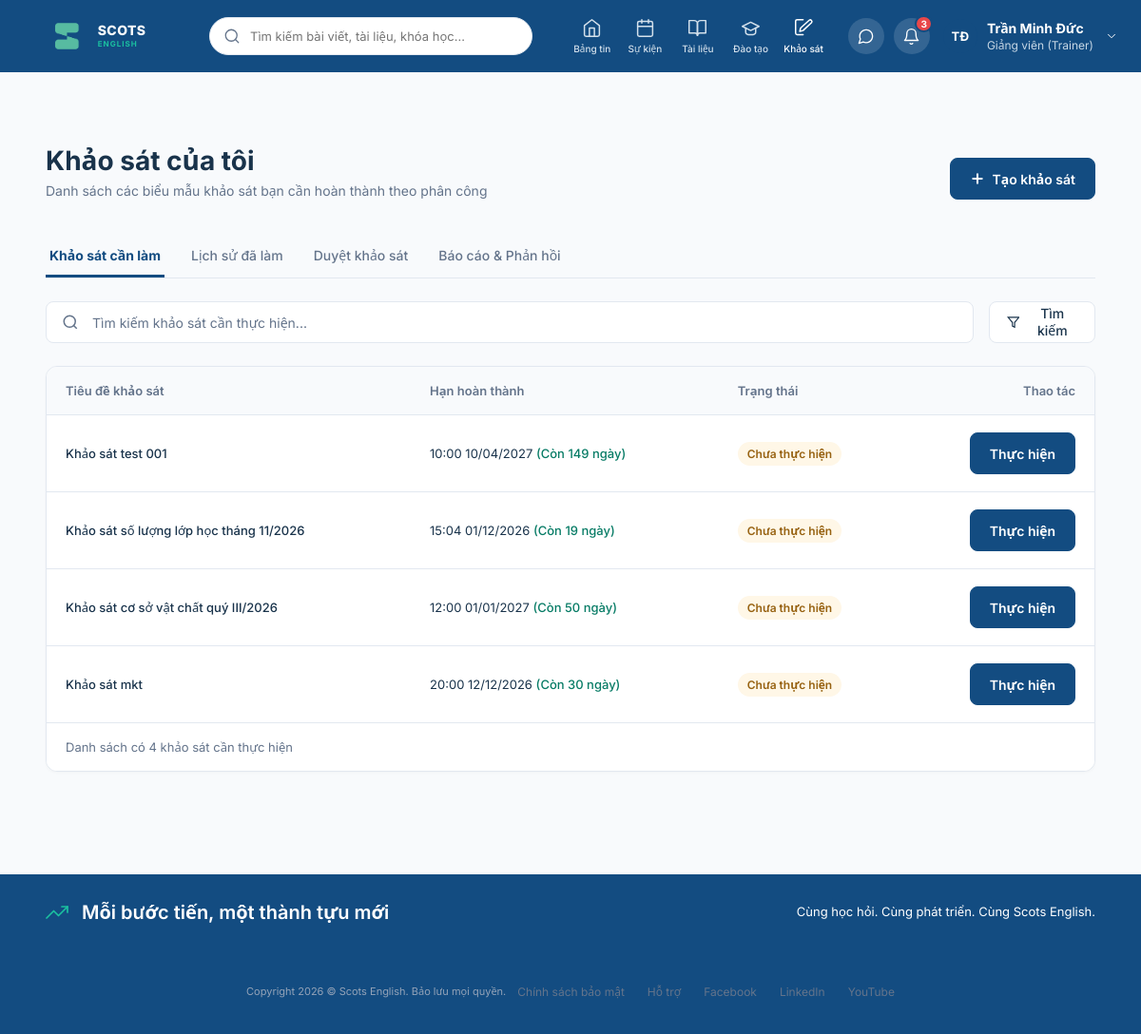
Screenshot of /surveys/ (signed in) with the database file from the repository.
### surveys/models.py (models this page shows, shortened)
class Survey(models.Model):
    department = models.ForeignKey(
        Department,
        on_delete=models.CASCADE,
        related_name='surveys',
        verbose_name="Phòng ban"
    )
    creator = models.ForeignKey(
        settings.AUTH_USER_MODEL,
        on_delete=models.CASCADE,
        related_name='created_surveys',
        verbose_name="Người tạo"
    )
    approver = models.ForeignKey(
        settings.AUTH_USER_MODEL,
        on_delete=models.SET_NULL,
        null=True,
        related_name='approved_surveys',
        verbose_name="Người duyệt"
    )
    name=models.CharField(
        max_length=100,
        verbose_name='Tên khảo sát'
    )
    date_created = models.DateTimeField(
        auto_now_add=True,
        verbose_name="Ngày tạo"
    )
    is_approved = models.BooleanField(
        default=False,
        verbose_name="Đã duyệt"
    )
    is_respondable = models.BooleanField(
        default=True,
        verbose_name="Cho phép trả lời"
    )
    is_visible = models.BooleanField(
        default=True,
        verbose_name="Hiển thị"
    )
    anonymous = models.BooleanField(
        default=False,
        verbose_name="Trả lời ẩn danh"
    )
    description = models.TextField(
        blank=True,
        null=True,
        verbose_name="Mô tả"
    )
    response_limit = models.IntegerField(
        null=True,
        blank=True,
        verbose_name="Giới hạn lượt trả lời"
    )
    response_deadline= models.DateTimeField(
        null=True,
        blank=True,
        db_index=True,
        verbose_name='Thời hạn trả lời'
    )
    @property
    def time_left(self):
        if not self.response_deadline:
            return None
        secs_left = (self.response_deadline - timezone.now()).total_seconds()
        if secs_left>=86400:
            time_left=secs_left//86400
            unit='ngày'
        elif secs_left>=3600:
            time_left=secs_left//3600
            unit='giờ'
        else:
            time_left=secs_left//60
            unit='phút'
        return f'Còn {time_left:.0f} {unit}'
    class Meta:
        db_table = 'survey'

### surveys/views.py (the view)
# urls.py: path('',views.SurveyList,name='MySurvey'),
def SurveyList(request):
    if not request.user.is_authenticated:
        default_user = User.objects.filter(username='minhanh').first()
        if default_user:
            login(request, default_user)
    user = request.user
    query = request.GET.get('q', '').strip()
    surveys_qs = Survey.objects.filter(
        access_permissions__emp=user,
        access_permissions__can_respond=True,
        is_visible=True,
    ).filter(
        Q(response_deadline__isnull=True) | Q(response_deadline__gt=timezone.now())
    ).distinct().select_related('department', 'creator').order_by('-date_created')
    if query:
        surveys_qs = surveys_qs.filter(name__icontains=query)
    user_responses = SurveyResponse.objects.filter(
        survey__in=surveys_qs,
        respondent=user
    ).values('survey_id', 'submission_date')
    submitted_counts = collections.Counter()
    has_draft_map = set()
    for ur in user_responses:
        sid = ur['survey_id']
        if ur['submission_date'] is not None:
            submitted_counts[sid] += 1
        else:
            has_draft_map.add(sid)
    surveys_list = []
    for s in surveys_qs:
        sub_count = submitted_counts[s.id]
        has_draft = (s.id in has_draft_map)
        max_limit = s.response_limit or 1
        if sub_count < max_limit:
            s.user_submitted_count = sub_count
            s.has_draft = has_draft
            s.is_submitted = (sub_count > 0)
            s.max_limit = max_limit
            if has_draft:
                s.status_label = 'Lưu nháp'
                s.status_badge_class = 'doc-badge-in-progress'
                s.btn_label = 'Tiếp tục'
            elif sub_count > 0:
                s.status_label = 'Đã thực hiện'
                s.status_badge_class = 'doc-badge-approved'
                s.btn_label = 'Thực hiện lại'
            else:
                s.status_label = 'Chưa thực hiện'
                s.status_badge_class = 'doc-badge-pending'
                s.btn_label = 'Thực hiện'
            surveys_list.append(s)
    context = {
        'surveys': surveys_list,
        'search_query': query,
    }
    return render(request, 'list.html', context)

### surveys/templates/list.html (shortened to what this page needs)
{%  extends 'base.html' %}
{%  block content  %}
  <main class="survey-workspace">
    <header class="doc-header">
      <div>
        <h1 class="doc-header-title">Khảo sát của tôi</h1>
        <p class="doc-header-subtitle">Danh sách các biểu mẫu khảo sát bạn cần hoàn thành theo phân công</p>
      </div>
      <a href="{% url 'SurveyCreate' %}" class="doc-btn doc-btn-primary">
        <svg width="16" height="16" viewBox="0 0 16 16" fill="none" stroke="currentColor" stroke-width="2">
          <path d="M8 3.333v9.334M3.333 8h9.334" stroke-linecap="round" stroke-linejoin="round"/>
        </svg>
        Tạo khảo sát
      </a>
    </header>
    <nav class="doc-tabs">
      <a href="{% url 'MySurvey' %}" class="doc-tab active">Khảo sát cần làm</a>
      <a href="{% url 'SurveyHistory' %}" class="doc-tab">Lịch sử đã làm</a>
      {% if request.user.managed_departments.exists %}
        <a href="{% url 'SurveyApproveList' %}" class="doc-tab">Duyệt khảo sát</a>
      {% endif %}
      <a href="{% url 'SurveyPublished' %}" class="doc-tab">Báo cáo & Phản hồi</a>
    </nav>
    <form method="GET" action="{% url 'MySurvey' %}" class="doc-toolbar">
      <div class="doc-search-box" style="max-width: 100%;">
        <svg width="18" height="18" viewBox="0 0 24 24" fill="none" stroke="#64748b" stroke-width="2">
          <circle cx="11" cy="11" r="8"></circle>
          <path d="m21 21-4.35-4.35"></path>
        </svg>
        <input type="text" name="q" value="{{ search_query }}" placeholder="Tìm kiếm khảo sát cần thực hiện...">
      </div>
      <button class="doc-filter-btn" type="submit">
        <svg width="16" height="16" viewBox="0 0 24 24" fill="none" stroke="currentColor" stroke-width="2">
          <polygon points="22 3 2 3 10 12.46 10 19 14 21 14 12.46 22 3"></polygon>
        </svg>
        Tìm kiếm
      </button>
    </form>
    <section class="doc-table-card">
      <table class="doc-table">
        <thead>
          <tr>
            <th>Tiêu đề khảo sát</th>
            <th>Hạn hoàn thành</th>
            <th>Trạng thái</th>
            <th style="text-align: right;">Thao tác</th>
          </tr>
        </thead>
        <tbody>
        {% for survey in surveys %}
            <tr>
                <td class="doc-table-title">
                    <a href="{% url 'SurveyTake' survey.id %}" style="text-decoration: none; color: inherit; font-weight: 500;">
                        {{ survey.name }}
                    </a>
                </td>
                <td>
                    {% if survey.response_deadline %}
                        <span>{{ survey.response_deadline|date:"H:i d/m/Y" }}</span>
                        <span style="color: var(--teal-dark); font-weight: 500;">({{ survey.time_left }})</span>
                    {% else %}
                        <span style="color: var(--ink-soft);">Không giới hạn</span>
                    {% endif %}
                </td>
                <td>
                    <span class="doc-badge {{ survey.status_badge_class }}">{{ survey.status_label }}</span>
                </td>
                <td style="text-align: right;">
                    <a href="{% url 'SurveyTake' survey.id %}" class="doc-btn doc-btn-primary">
                        {{ survey.btn_label }}
                    </a>
                </td>
            </tr>
        {% endfor %}
        </tbody>
      </table>
    <footer class="doc-table-pagination">
        {% if surveys %}
            Danh sách có {{ surveys|length }} khảo sát cần thực hiện
        {% else %}
            Chưa có khảo sát nào cần thực hiện
        {% endif %}
    </footer>
    </section>
  </main>
{% endblock %}

### templates/base.html (shortened to what this page needs)
{% load static %}
<!DOCTYPE html>
<html lang="vi">
<head>
  <link rel="stylesheet" href="{% static 'css/main.css' %}?v=20261112b" />
  <script src="https://cdn.tailwindcss.com"></script>
</head>
<body>
<div class="page">
  <header class="topbar">
    <a href="{% url 'home' %}" class="logo" style="text-decoration: none; display: flex; align-items: center; gap: 8px; cursor: pointer;">
      <img class="logo-mark" src="{% static 'img/logo_no_text.png' %}" alt="Scots English" />
      <span class="brand-name">
        <span class="brand-primary">SCOTS</span>
        <span class="brand-secondary">ENGLISH</span>
      </span>
    </a>
    <form method="GET" action="{% url 'home' %}" class="search" style="display: flex; align-items: center; background: #ffffff; border: 1px solid #e2e8f0; border-radius: 9999px; padding: 6px 14px; gap: 8px; width: 340px; margin: 0 16px;">
      <svg class="icon-search" viewBox="0 0 24 24" fill="none" stroke="currentColor" stroke-width="1.7" stroke-linecap="round" stroke-linejoin="round" style="width: 18px; height: 18px; color: #64748b; flex-shrink: 0;">
        <circle cx="11" cy="11" r="8"></circle>
        <line x1="21" y1="21" x2="16.65" y2="16.65"></line>
      </svg>
      <input type="text" name="q" value="{{ search_query|default:'' }}" placeholder="Tìm kiếm bài viết, tài liệu, khóa học..." style="border: none; outline: none; background: transparent; width: 100%; font-size: 13px; color: #1e293b;" />
    </form>
    <nav class="primary-nav">
      <a class="nav-tab " href="{% url 'home' %}">
        <svg class="nav-ico" viewBox="0 0 24 24" fill="none" stroke="currentColor" stroke-width="1.7" stroke-linecap="round" stroke-linejoin="round">
          <path d="M3 9l9-7 9 7v11a2 2 0 0 1-2 2H5a2 2 0 0 1-2-2z"></path>
          <polyline points="9 22 9 12 15 12 15 22"></polyline>
        </svg>
        <span class="nav-label">Bảng tin</span>
      </a>
      <a class="nav-tab" href="/#events-section">
        <span class="nav-label">Sự kiện</span>
      </a>
      <a class="nav-tab {% if 'documents' in request.path %}active{% endif %}" href="{% url 'documents' %}">
        <svg class="nav-ico" viewBox="0 0 24 24" fill="none" stroke="currentColor" stroke-width="1.7" stroke-linecap="round" stroke-linejoin="round">
          <path d="M2 3h6a4 4 0 0 1 4 4v14a3 3 0 0 0-3-3H2z"></path>
          <path d="M22 3h-6a4 4 0 0 0-4 4v14a3 3 0 0 1 3-3h7z"></path>
        </svg>
        <span class="nav-label">Tài liệu</span>
      </a>
      <a class="nav-tab {% if 'courses' in request.path %}active{% endif %}" href="{% url 'courses' %}" title="Cổng đào tạo Scots English">
        <svg class="nav-ico" viewBox="0 0 24 24" fill="none" stroke="currentColor" stroke-width="1.7" stroke-linecap="round" stroke-linejoin="round">
          <path d="M22 10L12 5 2 10l10 5 10-5z"></path>
          <path d="M6 12v5c0 1.7 2.7 3 6 3s6-1.3 6-3v-5"></path>
        </svg>
        <span class="nav-label">Đào tạo</span>
      </a>
      <a class="nav-tab {% if 'surveys' in request.path %}active{% endif %}" href="/surveys/">
        <svg class="nav-ico" viewBox="0 0 24 24" fill="none" stroke="currentColor" stroke-width="1.7" stroke-linecap="round" stroke-linejoin="round">
          <path d="M11 20H4a2 2 0 0 1-2-2V4a2 2 0 0 1 2-2h7"></path>
          <path d="M18.4 2.6a2 2 0 0 1 2.8 2.8L11 15l-4 1 1-4 10.4-9.4z"></path>
        </svg>
        <span class="nav-label">Khảo sát</span>
      </a>
    </nav>
    <div class="account-actions">
      <button class="round-btn" aria-label="Tin nhắn" onclick="window.location.href='{% url 'messages_list' %}'" title="Tin nhắn" style="cursor: pointer;">
      </button>
      <div class="notif-wrapper">
        <button class="round-btn has-badge" id="notifBellButton" aria-label="Thông báo" title="Thông báo hệ thống" style="cursor: pointer;">
          <svg viewBox="0 0 24 24" fill="none" stroke="currentColor" stroke-width="1.7" stroke-linecap="round" stroke-linejoin="round">
            <path d="M18 8A6 6 0 0 0 6 8c0 7-3 9-3 9h18s-3-2-3-9"></path>
            <path d="M13.73 21a2 2 0 0 1-3.46 0"></path>
          </svg>
          <span class="notif-badge" id="notifBadge">3</span>
        </button>
      </div>
      {% if request.user.is_authenticated %}
        <div class="profile-menu relative" id="headerProfileTrigger" style="cursor: pointer; position: relative;" title="Tài khoản cá nhân">
          <div class="avatar avatar-profile" style="border-radius: 50%; overflow: hidden; width: 36px; height: 36px; background-color: #134c81; color: white; display: flex; align-items: center; justify-content: center; font-weight: 700; font-size: 13px;">
            {% if request.user.username == 'thuha' %}
              <img id="topbar-user-avatar" src="{% static 'img/avatar_thuha.png' %}" alt="{{ request.user.get_full_name|default:request.user.username }}" style="width: 100%; height: 100%; object-fit: cover; border-radius: 50%;" />
            {% elif request.user.username == 'phuonglinh' %}
              <img id="topbar-user-avatar" src="{% static 'img/avatar_phuonglinh.png' %}" alt="{{ request.user.get_full_name|default:request.user.username }}" style="width: 100%; height: 100%; object-fit: cover; border-radius: 50%;" />
            {% elif request.user.username == 'ngocanh' %}
              <img id="topbar-user-avatar" src="{% static 'img/avatar_ngocanh.png' %}" alt="{{ request.user.get_full_name|default:request.user.username }}" style="width: 100%; height: 100%; object-fit: cover; border-radius: 50%;" />
            {% else %}
              <span id="topbar-user-avatar">{{ request.user.first_name|slice:":1"|default:request.user.username|slice:":1"|upper }}{{ request.user.last_name|slice:":1"|upper }}</span>
            {% endif %}
          </div>
          <div class="profile-details">
            <span class="profile-name">{{ request.user.get_full_name|default:request.user.username }}</span>
            <span class="profile-role">
              {% if request.user.is_staff or request.user.is_superuser %}
                Giảng viên (Trainer)
              {% else %}
                Học viên (Trainee)
              {% endif %}
            </span>
          </div>
          <svg class="chevron" viewBox="0 0 24 24" fill="none" stroke="currentColor" stroke-width="1.7" stroke-linecap="round" stroke-linejoin="round">
            <polyline points="6 9 12 15 18 9"></polyline>
          </svg>
        </div>
      {% endif %}
    </div>
  </header>
  {% block content %}
  {% endblock %}
  <footer class="footer">
    <div class="achievement-banner">
      <div class="banner-message">
        <svg class="trending" viewBox="0 0 24 24" fill="none" stroke="currentColor" stroke-width="1.7" stroke-linecap="round" stroke-linejoin="round">
          <polyline points="23 6 13.5 15.5 8.5 10.5 1 18"></polyline>
          <polyline points="17 6 23 6 23 12"></polyline>
        </svg>
        <span>Mỗi bước tiến, một thành tựu mới</span>
      </div>
      <span class="banner-support">Cùng học hỏi. Cùng phát triển. Cùng Scots English.</span>
    </div>
    <div class="legal-bar">
      <span class="copyright">Copyright 2026 © Scots English. Bảo lưu mọi quyền.</span>
      <nav class="footer-links">
        <a href="#">Chính sách bảo mật</a>
        <a href="#">Hỗ trợ</a>
        <a href="#">Facebook</a>
        <a href="#">LinkedIn</a>
        <a href="#">YouTube</a>
      </nav>
    </div>
  </footer>
</div>
</body>
</html>

### rows the page displays
Survey: name "Khảo sát test 001", response_deadline "10:00 10/04/2027", time_left "Còn 149 ngày", status_label "Chưa thực hiện", btn_label "Thực hiện"
Survey: name "Khảo sát số lượng lớp học tháng 11/2026", response_deadline "15:04 01/12/2026", time_left "Còn 19 ngày", status_label "Chưa thực hiện", btn_label "Thực hiện"
Survey: name "Khảo sát cơ sở vật chất quý III/2026", response_deadline "12:00 01/01/2027", time_left "Còn 50 ngày", status_label "Chưa thực hiện", btn_label "Thực hiện"
Survey: name "Khảo sát mkt", response_deadline "20:00 12/12/2026", time_left "Còn 30 ngày", status_label "Chưa thực hiện", btn_label "Thực hiện"

### other values shown
{{ request.user.last_name|slice:":1"|upper }} "Đ"
{{ request.user.get_full_name|default:request.user.username }} "Trần Minh Đức"
{{ surveys|length }} "4"
